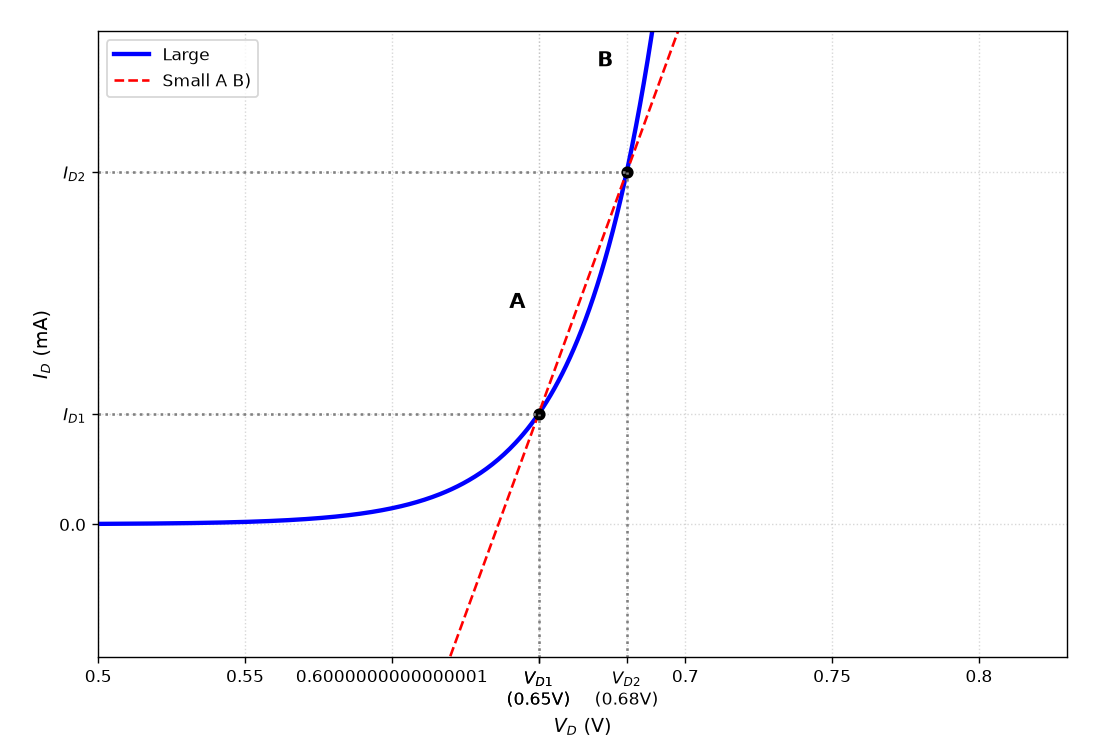

Generate this figure with Python:
import json
import numpy as np
import matplotlib.pyplot as plt



def load_two_points_from_json(file_path):
    """Đọc chính xác 2 điểm từ file JSON"""
    with open(file_path, 'r') as f:
        data = json.load(f)
    voltages = np.sort(np.array(data["voltages"]))
    
    # Lấy ra v_A (VD1) và v_B (VD2)
    v_A = voltages[0]
    v_B = voltages[1]
    return v_A, v_B

def diode_equation(v_in, I_s=1e-14, V_T=0.02585, n=1):
    """Hàm lõi tính dòng điện Diode phi tuyến (Tín hiệu lớn)"""
    v_in_clipped = np.clip(v_in, -np.inf, 1.0)
    return I_s * (np.exp(v_in_clipped / (n * V_T)) - 1)

def calculate_all_data(v_A, v_B):
    """Tính toán toàn bộ dữ liệu cho hai mô hình dựa trên v_A và v_B"""
    
    v_min_plot = v_A - 0.15
    v_max_plot = v_B + 0.15
    v_smooth = np.linspace(v_min_plot, v_max_plot, 500)
    
    
    i_smooth_curve = diode_equation(v_smooth)
    
    
    i_A = diode_equation(v_A)
    i_B = diode_equation(v_B)
    
    
    g_m = (i_B - i_A) / (v_B - v_A)  
    i_small_ext = i_A + g_m * (v_smooth - v_A)
    
    
    points_data = {'v_A': v_A, 'i_A': i_A, 'v_B': v_B, 'i_B': i_B}
    return v_smooth, i_smooth_curve, i_small_ext, points_data


# ==========================================
# 2. PHẦN HIỂN THỊ (Visualization / Plotting)
# ==========================================
def plot_secant_model(v_smooth, i_smooth, i_small_ext, points):
    plt.figure(figsize=(10, 6.5))
    
    # Chuyển đổi đơn vị dòng điện sang mA để hiển thị trực quan
    i_smooth_mA = i_smooth * 1000
    i_small_ext_mA = i_small_ext * 1000
    i_A_mA = points['i_A'] * 1000
    i_B_mA = points['i_B'] * 1000
    
    # 1. Vẽ đường cong phi tuyến (Tín hiệu lớn) và đường tuyến tính (Tín hiệu nhỏ)
    plt.plot(v_smooth, i_smooth_mA, 'b-', label='Large', linewidth=2.5)
    plt.plot(v_smooth, i_small_ext_mA, 'r--', label='Small A B)', linewidth=1.5)
    
    # 2. Đánh dấu chấm tròn tại hai điểm A và B
    plt.plot(points['v_A'], i_A_mA, 'ko', markersize=6)
    plt.plot(points['v_B'], i_B_mA, 'ko', markersize=6)
    plt.text(points['v_A'] - 0.01, i_A_mA + 0.8, 'A', fontsize=12, fontweight='bold')
    plt.text(points['v_B'] - 0.01, i_B_mA + 0.8, 'B', fontsize=12, fontweight='bold')
    
    # 3. Vẽ các đường nét đứt gióng tọa độ y hệt như image_db9fa5.png
    plt.vlines([points['v_A'], points['v_B']], ymin=-5, ymax=[i_A_mA, i_B_mA], colors='gray', linestyles=':')
    plt.hlines([i_A_mA, i_B_mA], xmin=v_smooth[0], xmax=[points['v_A'], points['v_B']], colors='gray', linestyles=':')
    
    # 4. Ghi đè chữ VD1, VD2, ID1, ID2 lên các trục tọa độ
    plt.xticks(list(plt.xticks()[0]) + [points['v_A'], points['v_B']], 
               labels=list(plt.xticks()[0]) + [f"$V_{{D1}}$\n({points['v_A']}V)", f"$V_{{D2}}$\n({points['v_B']}V)"])
    plt.yticks(list(plt.yticks()[0]) + [i_A_mA, i_B_mA], 
               labels=list(plt.yticks()[0]) + [f"$I_{{D1}}$", f"$I_{{D2}}$"])
    
    # Khung nhìn đồ thị tập trung sát vào 2 điểm để thấy rõ khoảng hở cát tuyến như hình mẫu
    plt.xlim(v_smooth[0], v_smooth[-1])
    plt.ylim(-1, i_B_mA * 1.4)
    
    
    plt.xlabel('$V_D$ (V)', fontsize=11)
    plt.ylabel('$I_D$ (mA)', fontsize=11)
    plt.grid(True, linestyle=':', alpha=0.5)
    plt.legend(fontsize=10, loc='upper left')
    
    plt.show()



if __name__ == "__main__":
    json_file = "diode.json"
    
    voltage_A, voltage_B = load_two_points_from_json(json_file)
    v_smooth, i_large, i_small, pts = calculate_all_data(voltage_A, voltage_B)
    plot_secant_model(v_smooth, i_large, i_small, pts)
